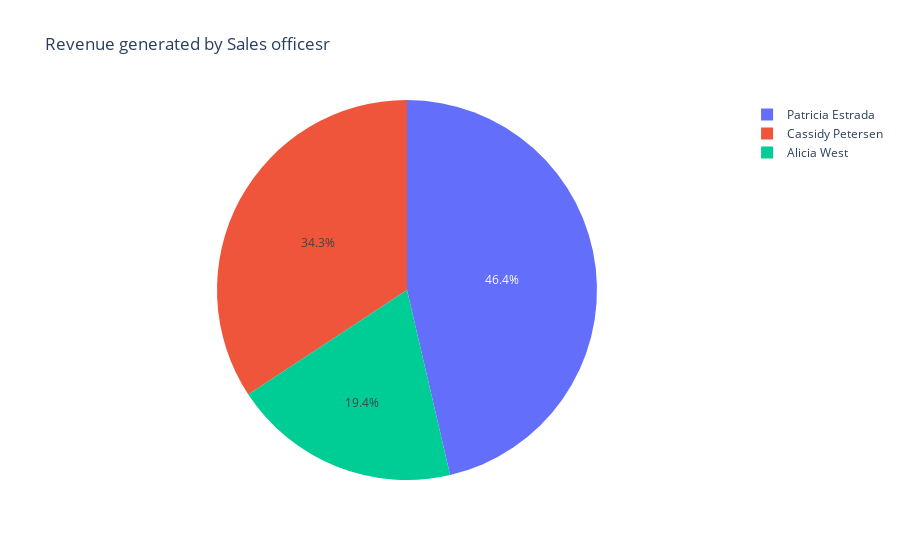

Write notebook code for a chart like this one.
### Code cell
import pandas as pd
import plotly.express as px

pie_data = {
    'sales_manager_full_name':sales_manager_profit['sales_manager_full_name'] ,
    'total_revenue': sales_manager_profit['profit']
}

sales_manager_revenue_mock = pd.DataFrame(pie_data)

fig = px.pie(sales_manager_revenue_mock, values='total_revenue', names='sales_manager_full_name', title='Revenue generated by Sales officesr')
fig.show()

### Figure 1 — Plotly figure (JSON) as saved in the notebook; plotly's stock layout.template omitted (floating-point values rounded to 4 significant figures)
{"data": [{"domain": {"x": [0, 1], "y": [0, 1]}, "hovertemplate": "sales_manager_full_name=%{label}<br>total_revenue=%{value}<extra></extra>", "labels": ["Patricia Estrada", "Alicia West", "Cassidy Petersen"], "legendgroup": "", "name": "", "showlegend": true, "type": "pie", "values": [20888, 8733, 15440]}], "layout": {"legend": {"tracegroupgap": 0}, "title": {"text": "Revenue generated by Sales officesr"}}}
